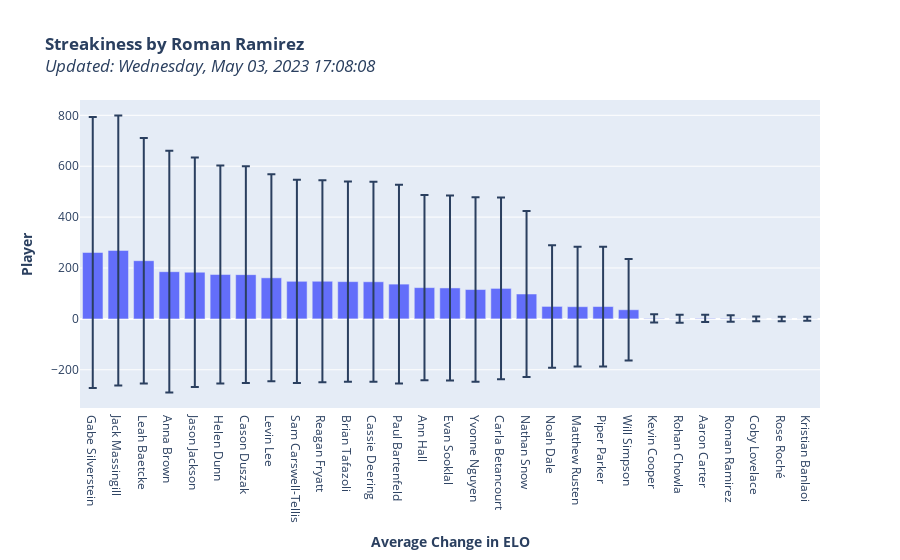

Write notebook code for a chart like this one.
### Code cell
agg_d_elo_table = pd.DataFrame()
agg_d_elo_table['Avg Change in ELO'] = d_elo_time_table.mean(axis=0)
agg_d_elo_table['STD Change in ELO'] = d_elo_time_table.std(axis=0) # how streaky is someone, whats the average difference a change will be from the mean change
agg_d_elo_table.sort_values("STD Change in ELO", ascending=False, inplace=True)

with pd.option_context('display.max_rows', 100, 'display.max_columns', None):
    display(pd.DataFrame(agg_d_elo_table))

import plotly.express as px

fig_streakiness = px.bar(
    agg_d_elo_table,
    y='Avg Change in ELO',
    error_y='STD Change in ELO',
    x=agg_d_elo_table.index,
    title="<b>Streakiness</b>",
    )

fig_streakiness.update_layout(
    title=f'<b>Streakiness by Roman Ramirez</b><br><i>Updated: {str(datetime.datetime.now().strftime("%A, %b %d, %Y %H:%M:%S"))}<i>',
    xaxis_title='<b>Average Change in ELO</b>',
    yaxis_title='<b>Player</b>',
)

fig_streakiness.show()
fig_streakiness.write_html("exports/streakiness.html")

### Figure 1 — Plotly figure (JSON) as saved in the notebook; plotly's stock layout.template omitted (floating-point values rounded to 4 significant figures)
{"data": [{"alignmentgroup": "True", "error_y": {"array": [532.2, 530.8, 482.3, 475.2, 450.9, 428.7, 426.3, 406.7, 399.2, 396.5, 393.6, 393.0, 390.5, 364.1, 363.6, 362.5, 357.0, 326.7, 240.6, 235.4, 235.2, 199.5, 16.33, 15.78, 14.58, 12.65, 9.512, 8.476, 7.538]}, "hovertemplate": "player=%{x}<br>Avg Change in ELO=%{y}<extra></extra>", "legendgroup": "", "marker": {"color": "#636efa", "pattern": {"shape": ""}}, "name": "", "offsetgroup": "", "orientation": "v", "showlegend": false, "textposition": "auto", "type": "bar", "x": ["Gabe Silverstein", "Jack Massingill", "Leah Baetcke", "Anna Brown", "Jason Jackson", "Helen Dunn", "Cason Duszak", "Levin Lee", "Sam Carswell-Tellis", "Reagan Fryatt", "Brian Tafazoli", "Cassie Deering", "Paul Bartenfeld", "Ann Hall", "Evan Sooklal", "Yvonne Nguyen", "Carla Betancourt", "Nathan Snow", "Noah Dale", "Matthew Rusten", "Piper Parker", "Will Simpson", "Kevin Cooper", "Rohan Chowla", "Aaron Carter", "Roman Ramirez", "Coby Lovelace", "Rose Roché", "Kristian Banlaoi"], "xaxis": "x", "y": [260.9, 268.9, 228.7, 185.5, 183.4, 174.3, 173.8, 161.3, 147.7, 147.8, 146.4, 145.9, 136.6, 122.9, 121.6, 115.3, 119.8, 97.76, 49.02, 47.88, 48.45, 35.86, 1.752, 0.803, 1.91, 1.817, 0.3214, -0.5659, 0.4582], "yaxis": "y"}], "layout": {"barmode": "relative", "legend": {"tracegroupgap": 0}, "title": {"text": "<b>Streakiness by Roman Ramirez</b><br><i>Updated: Wednesday, May 03, 2023 17:08:08<i>"}, "xaxis": {"anchor": "y", "domain": [0, 1], "title": {"text": "<b>Average Change in ELO</b>"}}, "yaxis": {"anchor": "x", "domain": [0, 1], "title": {"text": "<b>Player</b>"}}}}
